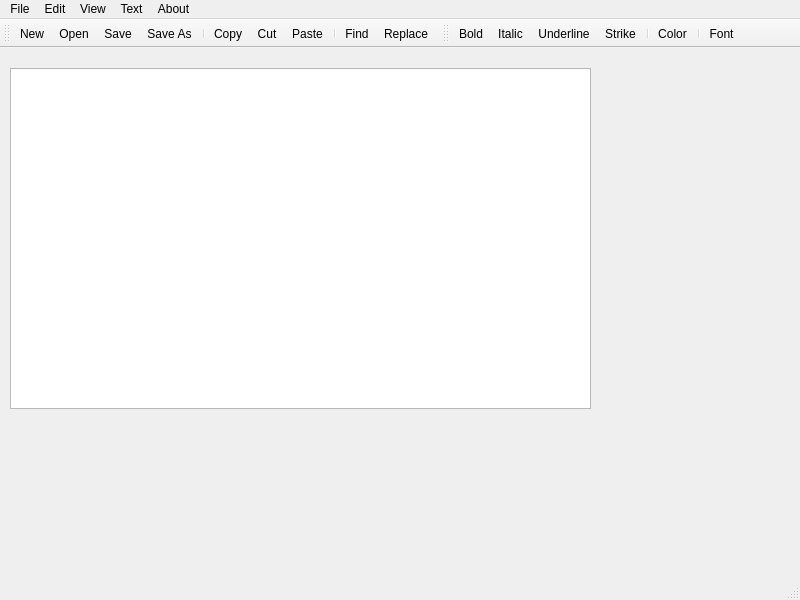
<?xml version="1.0" encoding="UTF-8"?>
<ui version="4.0">
 <class>MainWindow</class>
 <widget class="QMainWindow" name="MainWindow">
  <property name="geometry">
   <rect>
    <x>0</x>
    <y>0</y>
    <width>800</width>
    <height>600</height>
   </rect>
  </property>
  <property name="windowTitle">
   <string>MainWindow</string>
  </property>
  <widget class="QWidget" name="centralwidget">
   <widget class="QTextEdit" name="textEdit">
    <property name="geometry">
     <rect>
      <x>10</x>
      <y>20</y>
      <width>581</width>
      <height>341</height>
     </rect>
    </property>
   </widget>
  </widget>
  <widget class="QMenuBar" name="menubar">
   <property name="geometry">
    <rect>
     <x>0</x>
     <y>0</y>
     <width>800</width>
     <height>22</height>
    </rect>
   </property>
   <widget class="QMenu" name="menuFile">
    <property name="title">
     <string>File</string>
    </property>
    <addaction name="actionNew"/>
    <addaction name="actionOpen"/>
    <addaction name="separator"/>
    <addaction name="actionSave"/>
    <addaction name="actionSave_As"/>
    <addaction name="separator"/>
    <addaction name="actionExit"/>
   </widget>
   <widget class="QMenu" name="menuEdit">
    <property name="title">
     <string>Edit</string>
    </property>
    <addaction name="actionCopy"/>
    <addaction name="actionCut"/>
    <addaction name="actionPaste"/>
    <addaction name="separator"/>
    <addaction name="actionUndo"/>
    <addaction name="actionRedo"/>
    <addaction name="separator"/>
    <addaction name="actionFind"/>
    <addaction name="actionReplace"/>
    <addaction name="separator"/>
    <addaction name="actionSelect_All"/>
   </widget>
   <widget class="QMenu" name="menuView">
    <property name="title">
     <string>View</string>
    </property>
    <addaction name="actionZoom_in"/>
    <addaction name="actionZoom_out"/>
   </widget>
   <widget class="QMenu" name="menuText">
    <property name="title">
     <string>Text</string>
    </property>
    <addaction name="actionBold"/>
    <addaction name="actionItalic"/>
    <addaction name="actionUnderline"/>
    <addaction name="actionStrike"/>
    <addaction name="separator"/>
    <addaction name="actionColor"/>
    <addaction name="separator"/>
    <addaction name="actionFont"/>
   </widget>
   <widget class="QMenu" name="menuAbout">
    <property name="title">
     <string>About</string>
    </property>
    <addaction name="actionHelp"/>
    <addaction name="actionAbout"/>
   </widget>
   <addaction name="menuFile"/>
   <addaction name="menuEdit"/>
   <addaction name="menuView"/>
   <addaction name="menuText"/>
   <addaction name="menuAbout"/>
  </widget>
  <widget class="QStatusBar" name="statusbar"/>
  <widget class="QToolBar" name="toolBar">
   <property name="windowTitle">
    <string>toolBar</string>
   </property>
   <attribute name="toolBarArea">
    <enum>TopToolBarArea</enum>
   </attribute>
   <attribute name="toolBarBreak">
    <bool>false</bool>
   </attribute>
   <addaction name="actionNew"/>
   <addaction name="actionOpen"/>
   <addaction name="actionSave"/>
   <addaction name="actionSave_As"/>
   <addaction name="separator"/>
   <addaction name="actionCopy"/>
   <addaction name="actionCut"/>
   <addaction name="actionPaste"/>
   <addaction name="separator"/>
   <addaction name="actionFind"/>
   <addaction name="actionReplace"/>
  </widget>
  <widget class="QToolBar" name="toolBar_2">
   <property name="windowTitle">
    <string>toolBar_2</string>
   </property>
   <attribute name="toolBarArea">
    <enum>TopToolBarArea</enum>
   </attribute>
   <attribute name="toolBarBreak">
    <bool>false</bool>
   </attribute>
   <addaction name="actionBold"/>
   <addaction name="actionItalic"/>
   <addaction name="actionUnderline"/>
   <addaction name="actionStrike"/>
   <addaction name="separator"/>
   <addaction name="actionColor"/>
   <addaction name="separator"/>
   <addaction name="actionFont"/>
  </widget>
  <action name="actionNew">
   <property name="icon">
    <iconset resource="resources.qrc">
     <normaloff>:/files/images/new.png</normaloff>:/files/images/new.png</iconset>
   </property>
   <property name="text">
    <string>New</string>
   </property>
  </action>
  <action name="actionOpen">
   <property name="icon">
    <iconset resource="resources.qrc">
     <normaloff>:/files/images/open.png</normaloff>:/files/images/open.png</iconset>
   </property>
   <property name="text">
    <string>Open</string>
   </property>
  </action>
  <action name="actionSave">
   <property name="icon">
    <iconset resource="resources.qrc">
     <normaloff>:/files/images/save.png</normaloff>:/files/images/save.png</iconset>
   </property>
   <property name="text">
    <string>Save</string>
   </property>
  </action>
  <action name="actionSave_As">
   <property name="icon">
    <iconset resource="resources.qrc">
     <normaloff>:/files/images/saveas.png</normaloff>:/files/images/saveas.png</iconset>
   </property>
   <property name="text">
    <string>Save As</string>
   </property>
  </action>
  <action name="actionExit">
   <property name="icon">
    <iconset resource="resources.qrc">
     <normaloff>:/files/images/cancel.png</normaloff>:/files/images/cancel.png</iconset>
   </property>
   <property name="text">
    <string>Exit</string>
   </property>
  </action>
  <action name="actionCopy">
   <property name="icon">
    <iconset resource="resources.qrc">
     <normaloff>:/files/images/copy.png</normaloff>:/files/images/copy.png</iconset>
   </property>
   <property name="text">
    <string>Copy</string>
   </property>
  </action>
  <action name="actionCut">
   <property name="icon">
    <iconset resource="resources.qrc">
     <normaloff>:/files/images/cut.png</normaloff>:/files/images/cut.png</iconset>
   </property>
   <property name="text">
    <string>Cut</string>
   </property>
  </action>
  <action name="actionPaste">
   <property name="icon">
    <iconset resource="resources.qrc">
     <normaloff>:/files/images/paste.png</normaloff>:/files/images/paste.png</iconset>
   </property>
   <property name="text">
    <string>Paste</string>
   </property>
  </action>
  <action name="actionFind">
   <property name="icon">
    <iconset resource="resources.qrc">
     <normaloff>:/files/images/find.png</normaloff>:/files/images/find.png</iconset>
   </property>
   <property name="text">
    <string>Find</string>
   </property>
  </action>
  <action name="actionReplace">
   <property name="icon">
    <iconset resource="resources.qrc">
     <normaloff>:/files/images/text_replace.png</normaloff>:/files/images/text_replace.png</iconset>
   </property>
   <property name="text">
    <string>Replace</string>
   </property>
  </action>
  <action name="actionSelect_All">
   <property name="icon">
    <iconset resource="resources.qrc">
     <normaloff>:/files/images/select_all.png</normaloff>:/files/images/select_all.png</iconset>
   </property>
   <property name="text">
    <string>Select All</string>
   </property>
  </action>
  <action name="actionZoom_in">
   <property name="icon">
    <iconset resource="resources.qrc">
     <normaloff>:/files/images/zoom_in.png</normaloff>:/files/images/zoom_in.png</iconset>
   </property>
   <property name="text">
    <string>Zoom in</string>
   </property>
  </action>
  <action name="actionZoom_out">
   <property name="icon">
    <iconset resource="resources.qrc">
     <normaloff>:/files/images/zoom_out.png</normaloff>:/files/images/zoom_out.png</iconset>
   </property>
   <property name="text">
    <string>Zoom out</string>
   </property>
  </action>
  <action name="actionBold">
   <property name="icon">
    <iconset resource="resources.qrc">
     <normaloff>:/files/images/text_bold.png</normaloff>:/files/images/text_bold.png</iconset>
   </property>
   <property name="text">
    <string>Bold</string>
   </property>
  </action>
  <action name="actionItalic">
   <property name="icon">
    <iconset resource="resources.qrc">
     <normaloff>:/files/images/text_italic.png</normaloff>:/files/images/text_italic.png</iconset>
   </property>
   <property name="text">
    <string>Italic</string>
   </property>
  </action>
  <action name="actionUnderline">
   <property name="icon">
    <iconset resource="resources.qrc">
     <normaloff>:/files/images/text_underline.png</normaloff>:/files/images/text_underline.png</iconset>
   </property>
   <property name="text">
    <string>Underline</string>
   </property>
  </action>
  <action name="actionStrike">
   <property name="icon">
    <iconset resource="resources.qrc">
     <normaloff>:/files/images/text_strikethrough.png</normaloff>:/files/images/text_strikethrough.png</iconset>
   </property>
   <property name="text">
    <string>Strike</string>
   </property>
  </action>
  <action name="actionColor">
   <property name="icon">
    <iconset resource="resources.qrc">
     <normaloff>:/files/images/color.png</normaloff>:/files/images/color.png</iconset>
   </property>
   <property name="text">
    <string>Color</string>
   </property>
  </action>
  <action name="actionFont">
   <property name="icon">
    <iconset resource="resources.qrc">
     <normaloff>:/files/images/font.png</normaloff>:/files/images/font.png</iconset>
   </property>
   <property name="text">
    <string>Font</string>
   </property>
  </action>
  <action name="actionHelp">
   <property name="icon">
    <iconset resource="resources.qrc">
     <normaloff>:/files/images/help.png</normaloff>:/files/images/help.png</iconset>
   </property>
   <property name="text">
    <string>Help</string>
   </property>
  </action>
  <action name="actionAbout">
   <property name="icon">
    <iconset resource="resources.qrc">
     <normaloff>:/files/images/about.png</normaloff>:/files/images/about.png</iconset>
   </property>
   <property name="text">
    <string>About</string>
   </property>
  </action>
  <action name="actionUndo">
   <property name="icon">
    <iconset resource="resources.qrc">
     <normaloff>:/files/images/arrow_undo.png</normaloff>:/files/images/arrow_undo.png</iconset>
   </property>
   <property name="text">
    <string>Undo</string>
   </property>
  </action>
  <action name="actionRedo">
   <property name="icon">
    <iconset resource="resources.qrc">
     <normaloff>:/files/images/arrow_redo.png</normaloff>:/files/images/arrow_redo.png</iconset>
   </property>
   <property name="text">
    <string>Redo</string>
   </property>
  </action>
 </widget>
 <resources>
  <include location="resources.qrc"/>
 </resources>
 <connections/>
</ui>
